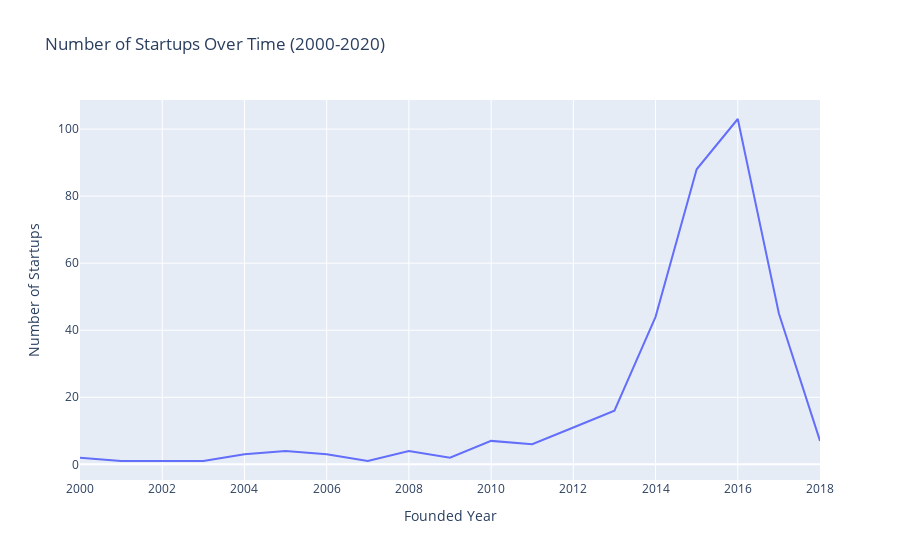

The notebook cell saved with this chart:
### Code cell
import plotly.express as px
import pandas as pd

# Filter out rows with 'Not Provided' in the 'Founded Year' column
filtered_startups = Startups[Startups['Founded Year'] != 'Not Provided']

# Convert 'Founded Year' column to numeric (assuming it's a numerical column)
filtered_startups['Founded Year'] = pd.to_numeric(filtered_startups['Founded Year'], errors='coerce')

# Drop rows with NaN values in 'Founded Year' column
filtered_startups = filtered_startups.dropna(subset=['Founded Year'])

# Group startups by founded year and count the number of startups in each year
startup_year_counts = filtered_startups.groupby('Founded Year').size().reset_index(name='Count')

# Sort startup_year_counts DataFrame by 'Founded Year' column in ascending order
startup_year_counts = startup_year_counts.sort_values(by='Founded Year', ascending=True)

# Filter the data for the years from 2000 to 2020
startup_year_counts = startup_year_counts[(startup_year_counts['Founded Year'] >= 2000) & (startup_year_counts['Founded Year'] <= 2020)]

# Create the Plotly line graph
fig = px.line(startup_year_counts, x='Founded Year', y='Count', 
              title='Number of Startups Over Time (2000-2020)',
              labels={'Count': 'Number of Startups', 'Founded Year': 'Founded Year'})

# Show the line graph
fig.show()

### Figure 1 — Plotly figure (JSON) as saved in the notebook; plotly's stock layout.template omitted (floating-point values rounded to 4 significant figures)
{"data": [{"hovertemplate": "Founded Year=%{x}<br>Number of Startups=%{y}<extra></extra>", "legendgroup": "", "line": {"color": "#636efa", "dash": "solid"}, "marker": {"symbol": "circle"}, "mode": "lines", "name": "", "orientation": "v", "showlegend": false, "type": "scatter", "x": [2000, 2001, 2002, 2003, 2004, 2005, 2006, 2007, 2008, 2009, 2010, 2011, 2012, 2013, 2014, 2015, 2016, 2017, 2018], "xaxis": "x", "y": [2, 1, 1, 1, 3, 4, 3, 1, 4, 2, 7, 6, 11, 16, 44, 88, 103, 45, 7], "yaxis": "y"}], "layout": {"legend": {"tracegroupgap": 0}, "title": {"text": "Number of Startups Over Time (2000-2020)"}, "xaxis": {"anchor": "y", "domain": [0, 1], "title": {"text": "Founded Year"}}, "yaxis": {"anchor": "x", "domain": [0, 1], "title": {"text": "Number of Startups"}}}}
